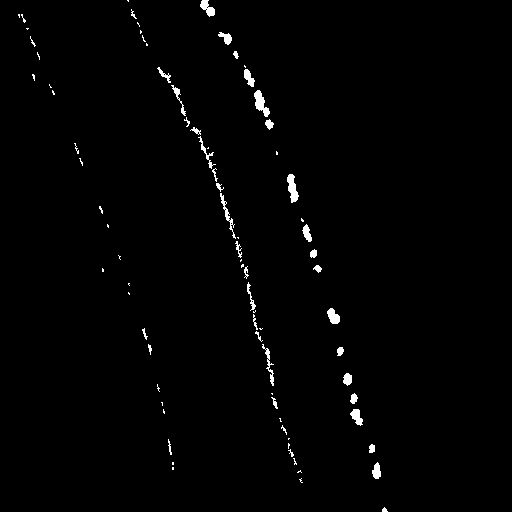
#> input picture results/result_18.png, 512 x 512 px
$ python opening.py
#> lines starting #> are read from the running program, lines starting #| are printed output that depends on the picture; after the words box and inside, x2 and y2 are one past the last pixel; in counts of white or black regions, pixels touching at a corner belong together
import cv2
import numpy as np

# 读图
img = cv2.imread('results/result_18.png', 0)
#> img: shape (512, 512); 1.1% white; 81 white regions (44 under 20 px), largest, box (x1, y1, x2, y2) and area: (254, 90, 270, 117) 209, (287, 174, 299, 203) 201, (220, 193, 236, 239) 139
# 设置核
kernel = np.ones((3, 3), np.uint8)
# 开运算(先腐蚀后膨胀)
opening = cv2.morphologyEx(img, cv2.MORPH_OPEN, kernel)
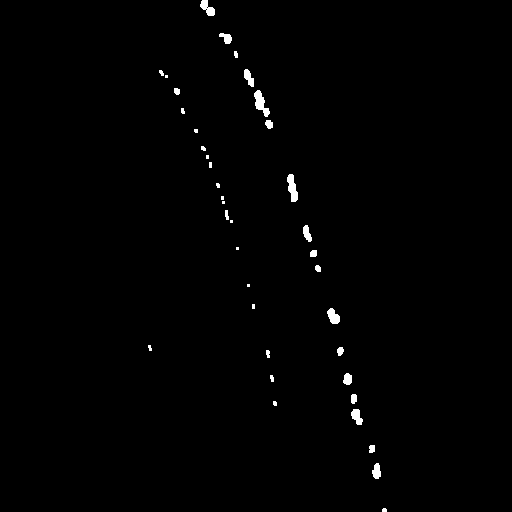
#> opening: shape (512, 512); 0.74% white; 38 white regions (14 under 20 px), largest, box (x1, y1, x2, y2) and area: (254, 90, 270, 117) 205, (287, 174, 298, 202) 193, (327, 308, 340, 324) 138

cv2.imwrite('opening/opening_18.png', opening)

$ run again, with results/result_10.png copied over results/result_18.png
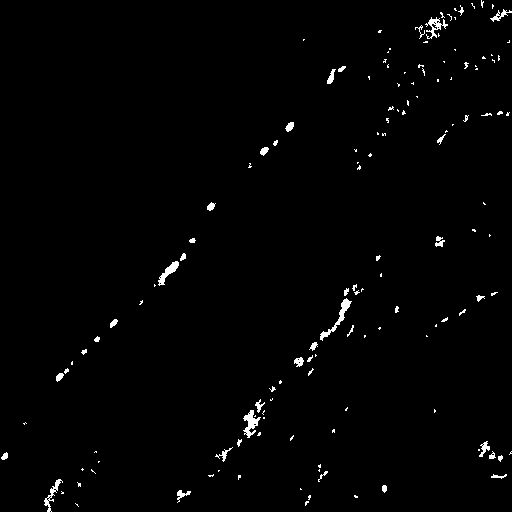
#> input picture results/result_10.png, 512 x 512 px
#> img: shape (512, 512); 1.2% white; 143 white regions (103 under 20 px), largest, box (x1, y1, x2, y2) and area: (320, 298, 352, 341) 249, (243, 410, 261, 438) 226, (158, 261, 179, 286) 183
#> `opening = cv2.morphologyEx(img, cv2.MORPH_OPEN, kernel)`:
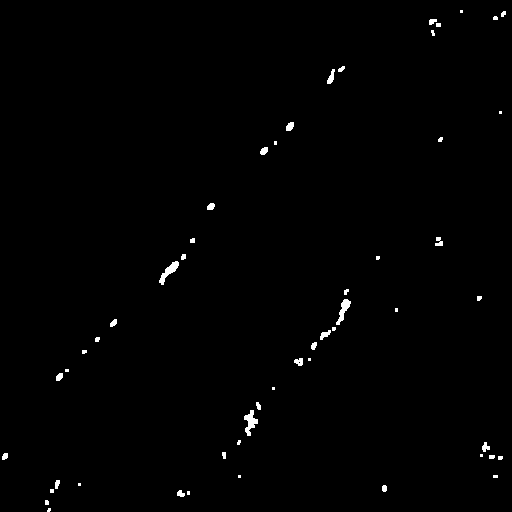
#> opening: shape (512, 512); 0.69% white; 53 white regions (22 under 20 px), largest, box (x1, y1, x2, y2) and area: (244, 410, 258, 436) 180, (159, 261, 179, 285) 172, (336, 299, 351, 325) 156

$ run again, with results/result_13.png copied over results/result_18.png
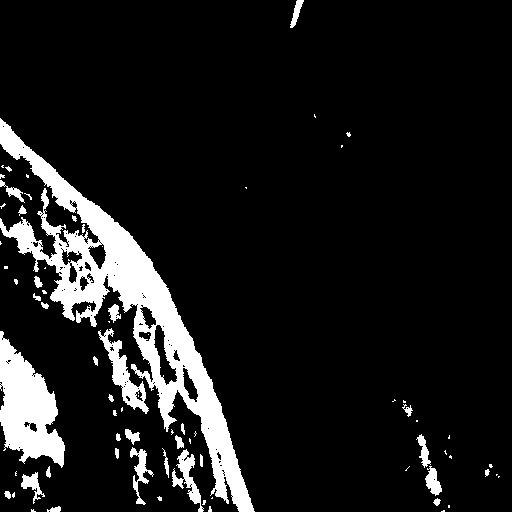
#> input picture results/result_13.png, 512 x 512 px
#> img: shape (512, 512); 10.6% white; 76 white regions (43 under 20 px), largest, box (x1, y1, x2, y2) and area: (0, 118, 255, 512) 17760, (0, 331, 65, 468) 5006, (98, 328, 149, 414) 1226
#> `opening = cv2.morphologyEx(img, cv2.MORPH_OPEN, kernel)`:
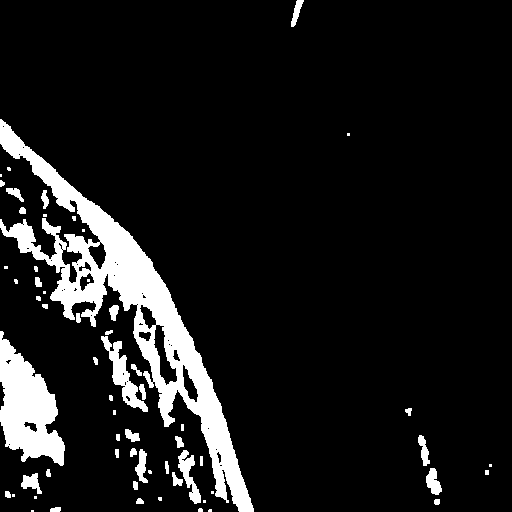
#> opening: shape (512, 512); 10% white; 62 white regions (21 under 20 px), largest, box (x1, y1, x2, y2) and area: (0, 119, 254, 512) 16983, (0, 331, 65, 466) 4936, (101, 336, 148, 412) 1034

$ run again, with results/result_15.png copied over results/result_18.png
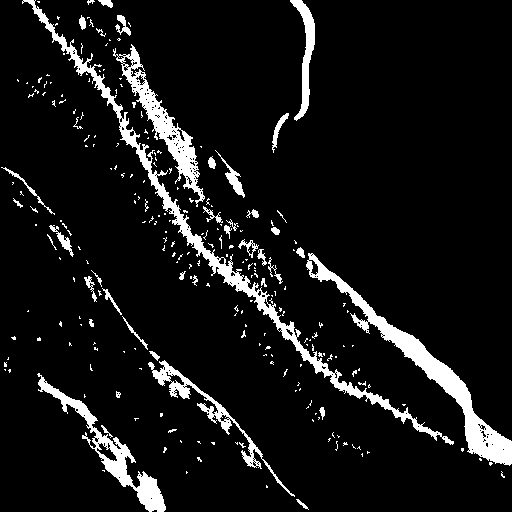
#> input picture results/result_15.png, 512 x 512 px
#> img: shape (512, 512); 8.3% white; 246 white regions (204 under 20 px), largest, box (x1, y1, x2, y2) and area: (22, 0, 454, 445) 5305, (306, 253, 512, 466) 4745, (113, 44, 205, 207) 2611
#> `opening = cv2.morphologyEx(img, cv2.MORPH_OPEN, kernel)`:
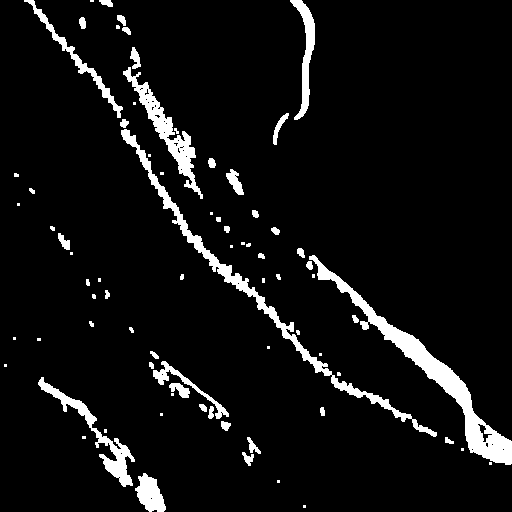
#> opening: shape (512, 512); 6.6% white; 76 white regions (32 under 20 px), largest, box (x1, y1, x2, y2) and area: (309, 255, 512, 465) 4489, (121, 129, 437, 437) 3389, (123, 67, 203, 199) 1907
